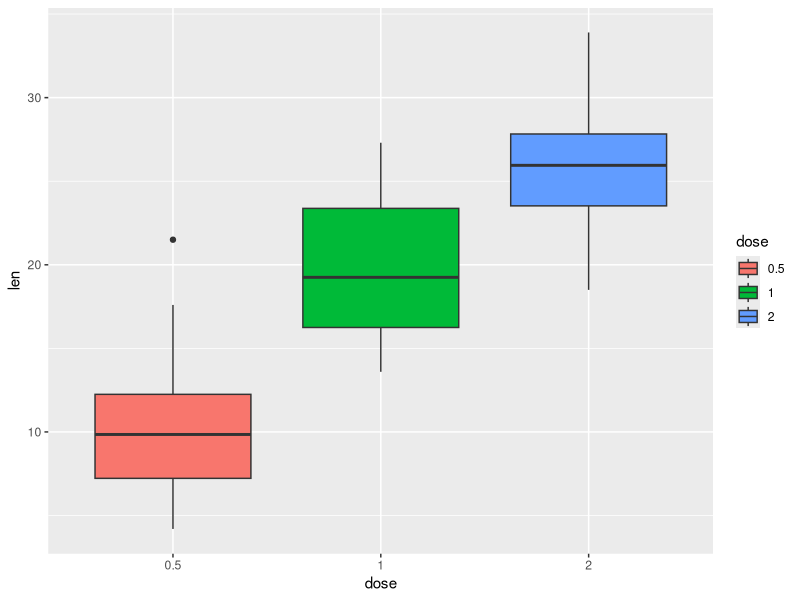
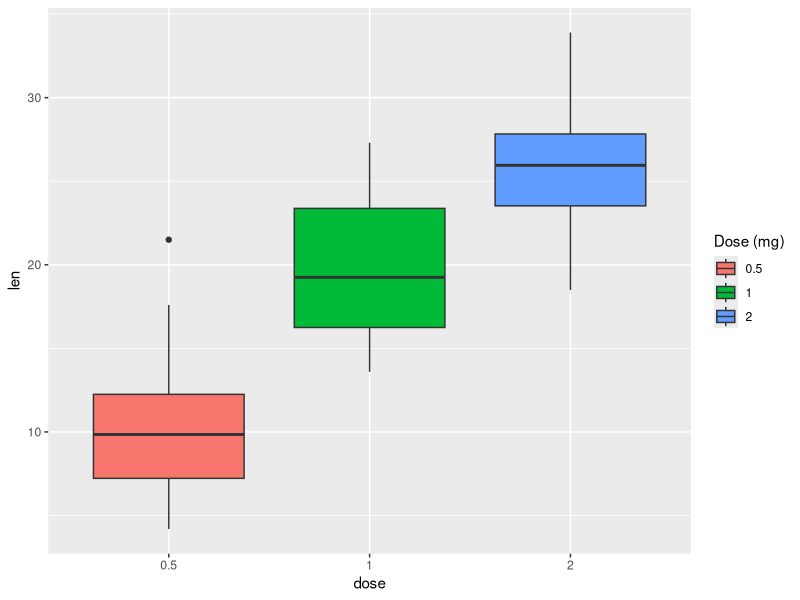
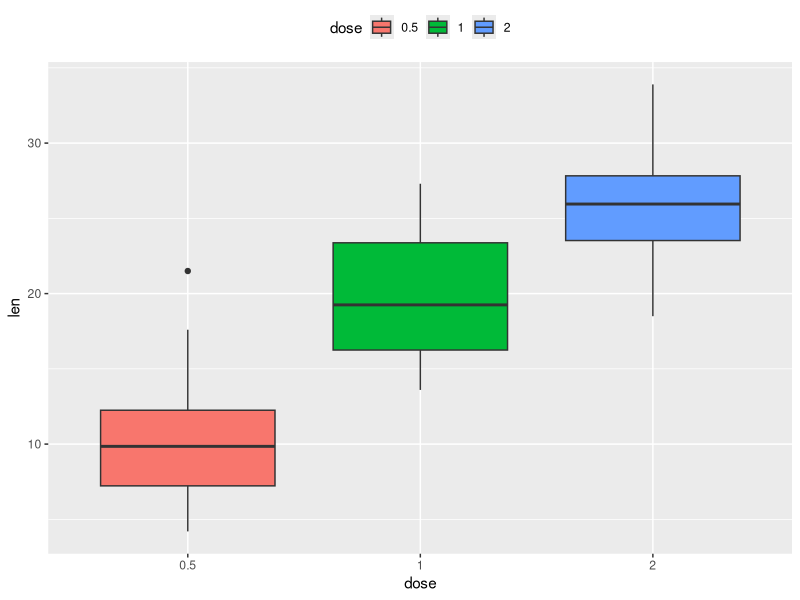
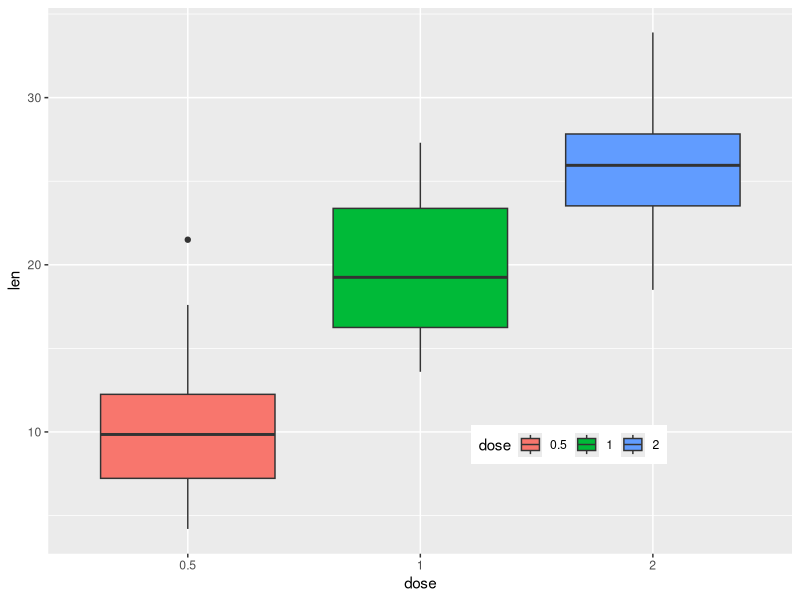
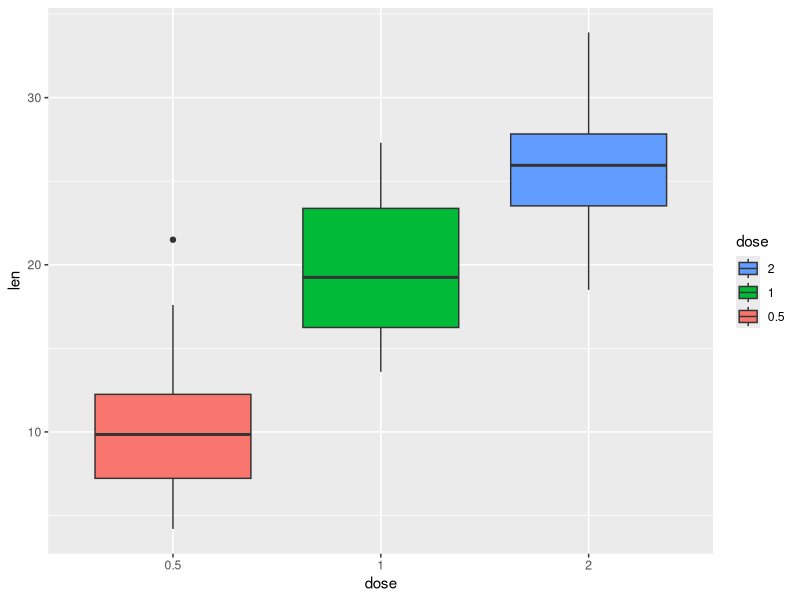
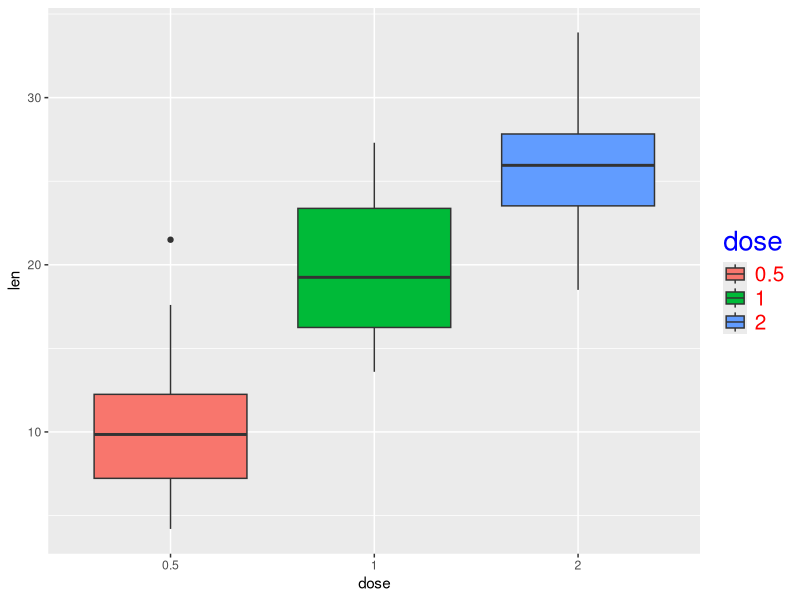
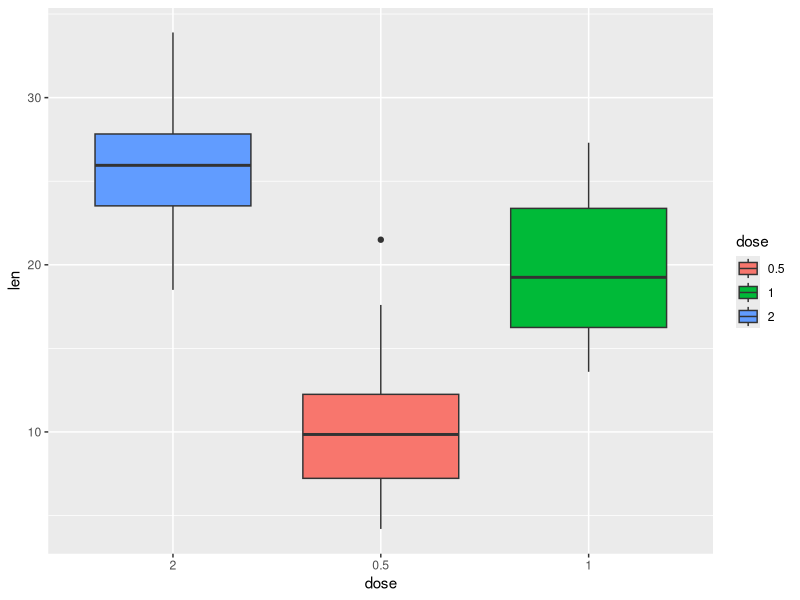
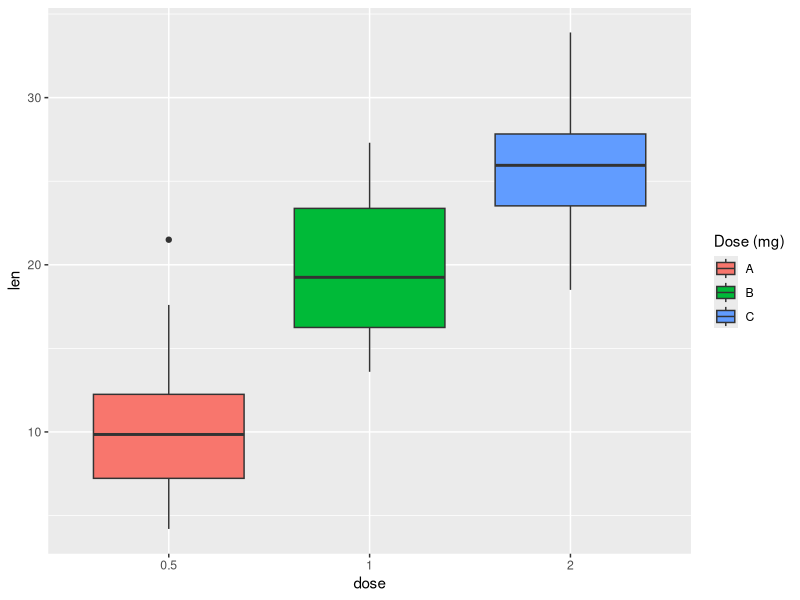

Here is the R script that generated these plots, in order:

# Legendas ggplot2 -------------------------------------------------------------------------------------------------------------------------
# Autoria do script: Jeanne Franco ---------------------------------------------------------------------------------------------------------
# Data: 15/03/2022 -------------------------------------------------------------------------------------------------------------------------
# Fonte: Página do Instagram R Descomplicado -----------------------------------------------------------------------------------------------

# Criando um exemplo -----------------------------------------------------------------------------------------------------------------------

library(ggplot2)

ToothGrowth$dose <- as.factor(ToothGrowth$dose)

p <- ggplot(ToothGrowth, aes(x = dose, y = len)) +
  geom_boxplot(aes(fill = dose))

p

# Principais funções para alterar legendas -------------------------------------------------------------------------------------------------

## p + labs() altera o título da legenda.

## p + labs(fill = "Dose (mg)") # Se a legenda está ligada ao argumento fill
## p + labs(color = "Dose (mg)") # Se sua legenda está ligada ao argumento color
## Assim por diante se sua legenda está ligada ao argumento 'shape', 'linetype', etc.

## p + theme() altera a cor de fundo, borda da caixa da legenda, tamanho e cor da fonte, etc.

## p + scale_x_discrete(limits = c=("2", "0.5", "1")) altera a ordem dos itens da legenda
## se o objeto da legenda for discreto e também do eixo x.

## p + scale_fill_discrete(name = "Dose (mg)", labels = c("A", "B", "C")) renomeia o
## título da legenda e os rótulos de texto se o seu objeto da legenda for discreto.

## p + theme(legend.title = elemente_blank()) remove o título da legenda.

# Título da legenda ------------------------------------------------------------------------------------------------------------------------

p + labs(fill = "Dose (mg)")

# Posição da legenda -----------------------------------------------------------------------------------------------------------------------

## Mudando a posição da legenda a partir dos valores: "left", "top", "right", "bottom",
## "none" (remove a legenda) e vetor c(x,y).

p + theme(legend.position = "top")

p + theme(legend.position = c(0.7, 0.2), legend.direction = "horizontal")

# Ordem dos rótulos ------------------------------------------------------------------------------------------------------------------------

## Para alterar a ordem dos rótulos onde as áreas do boxplot são preenchidas
## por grupos, você pode seguir da seguinte maneira:

p + scale_fill_discrete(guide = guide_legend(reverse = TRUE))

# Tamanho e cor da legenda -----------------------------------------------------------------------------------------------------------------

p + theme(legend.title = element_text(color = "blue", size = 20), 
          legend.text = element_text(color = "red", size = 15))

# Manipulando os rótulos -------------------------------------------------------------------------------------------------------------------

## Para alterar manualmente a ordem dos itens no eixo x:

p + scale_x_discrete(limits = c("2", "0.5", "1"))

## Para editar o título da legenda e dos labels (rótulos):

p + scale_fill_discrete(name = "Dose (mg)", labels = c("A", "B", "C"))

# Alterando as cores manualmente -----------------------------------------------------------------------------------------------------------

## Para modificar manualmente as cores da legenda:

## - scale_color_manual() ou scale_colour_manual(): modifica a cor dos pontos e linhas;
## - scale_fill_manual() modifica as cores de preenchimento dos gráficos de barras e boxplot.

p + scale_fill_manual(values = c("#d8b365", "#f5f5f5", "#5ab4ac"))
